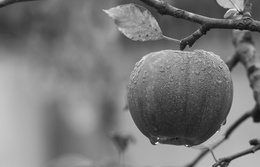
%> input picture EarlyVision/apple.jpeg, 260 x 167 px, shrunk from 1880 x 1204 before the run
$ octave script.m   (GNU Octave 9; MATLAB toolbox functions it lacks are replaced by stand-ins)
%> lines starting %> are read from the running program, lines starting %| are printed output that depends on the picture; long printed decimals are rounded
### EarlyVision/giveOriFilt.m

function [filt] = giveOriFilt(imSizeDeg, pixSizeDeg, prefSf, prefOri, dOrder, aRatio)

% [12 lines of commented-out code are left out]


pixPerDeg = 1/pixSizeDeg;
npts2     = round(0.5*imSizeDeg*pixPerDeg);
psfPixels = 2*npts2*prefSf/pixPerDeg;                                      % convert peak sf from cycles/degree to pixels
sx        = psfPixels/max(sqrt(dOrder), 0.01);                             % MAGIC
sy        = sx/aRatio;
[X,Y]     = meshgrid(-npts2:npts2, -npts2:npts2);
rX        = cos(prefOri)*X+sin(prefOri)*Y;
rY        = -sin(prefOri)*X+cos(prefOri)*Y;
ffilt     = exp(-(rX.^2/(2*sx^2) + rY.^2/(2*sy^2))) .* (-sqrt(-1)*rX).^dOrder;
filt      = real(fftshift(ifft2(ifftshift(ffilt))));

### EarlyVision/giveSine.m
function [sineWave] = giveSine(dims, pixSizeDeg, sf, ori, phase)

% Compute image
x = linspace(-dims(1)/2, dims(1)/2, dims(1));
y = linspace(-dims(2)/2, dims(2)/2, dims(2));
z = cos(ori) * repmat(y, [dims(1) 1]) + sin(ori) * repmat((1:dims(1))' - (dims(1) + 1)/2, [1 dims(2)]);

sineWave = .5+(.5*(cos(2*pi*sf*pixSizeDeg*z+phase)));
end

### EarlyVision/script.m
clear; close all; clc;


imSizeDeg  = 2.0;
pixSizeDeg = 0.01;
dOrder     = 2;
aRatio     = 3;

% L1
prefSf  = 2;
prefOri = deg2rad(45);
filt = giveOriFilt(imSizeDeg, pixSizeDeg, prefSf, prefOri, dOrder, aRatio);

figure; imagesc(filt); axis image; colormap gray; colorbar;
title('L1: Example oriented filter');
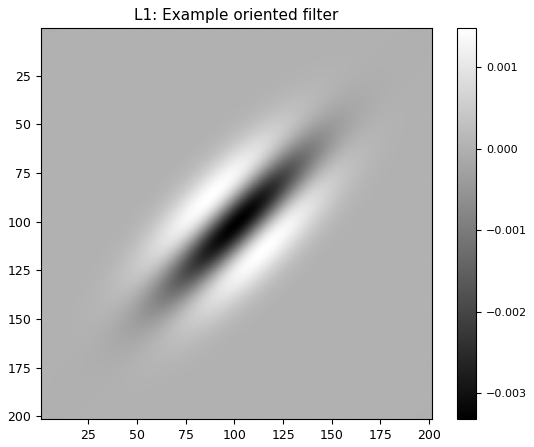
%> figure redrawn from the program's plot data


orisDeg = [0 45 90];
orisRad = deg2rad(orisDeg);

f_oris = cell(3,1);
for i = 1:3
    f_oris{i} = giveOriFilt(imSizeDeg, pixSizeDeg, prefSf, orisRad(i), dOrder, aRatio);
end

figure;
for i = 1:3
    subplot(1,3,i);
    imagesc(f_oris{i}); axis image; colormap gray;
    title(sprintf('L2: ori %d°', orisDeg(i)));
end
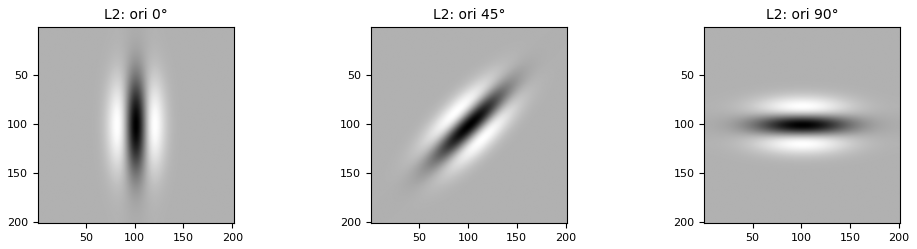
%> figure redrawn from the program's plot data, 3 panels


sfs = [1 2 4];
prefOri_fixed = deg2rad(45);

f_sfs = cell(3,1);
for i = 1:3
    f_sfs{i} = giveOriFilt(imSizeDeg, pixSizeDeg, sfs(i), prefOri_fixed, dOrder, aRatio);
end

figure;
for i = 1:3
    subplot(1,3,i);
    imagesc(f_sfs{i}); axis image; colormap gray;
    title(sprintf('L3: sf %d', sfs(i)));
end
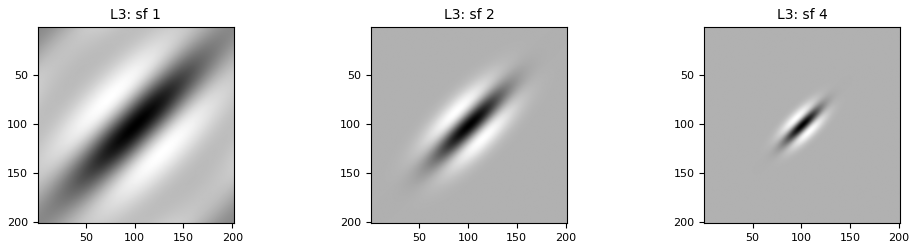
%> figure redrawn from the program's plot data, 3 panels


I = imread('apple.jpeg');
%> I is the input picture: size 167x260 uint8; min 11, max 250, mean 121.2

I = im2double(I);
%> I: size 167x260 double

figure;
imagesc(I); axis image off; colormap gray; colorbar;

disp(['Image min intensity: ', num2str(min(I(:)))]);
%| Image min intensity: 0.04314
disp(['Image max intensity: ', num2str(max(I(:)))]);
%| Image max intensity: 0.9804

% creating image where every pixel is gaussian white noise

noiseImg = randn(size(I));
figure;
imagesc(noiseImg); axis image off; colormap gray; colorbar;
title('white noise image');
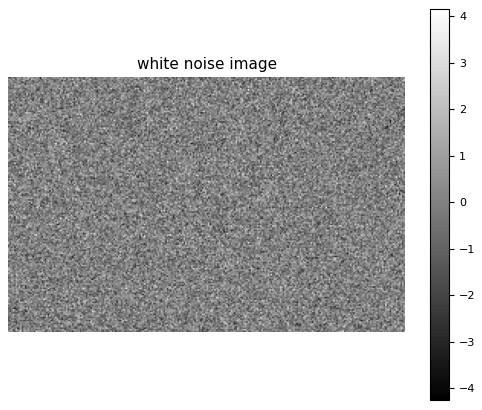
%> figure redrawn from the program's plot data

disp(['Noise mean: ', num2str(mean(noiseImg(:)))]);
%| Noise mean: -0.008124
disp(['Noise std: ', num2str(std(noiseImg(:)))]);
%| Noise std: 1.0018

% normalization
normf = @(h) h / sqrt(sum(h(:).^2) + 1e-12);


for i = 1:3 % take each neuron
    h = normf(f_oris{i}); % normalize the neuron

    % move the receptive field across the image and check how well it matches at every location
    filtered_img   = conv2(I, h, 'same');
    filtered_noise = conv2(noiseImg, h, 'same');

    subplot(3,2,(i-1)*2+1);
    imagesc(filtered_img); axis image off; colormap gray;

end
%> this loop made 3 passes
%> pass 1, `filtered_img   = conv2(I, h, 'same');`:
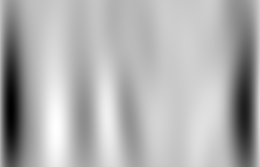
%> filtered_img: size 167x260 double; min -14.54, max 4.68, mean -1.25; drawn with min black and max white
%> pass 3, `filtered_img   = conv2(I, h, 'same');`:
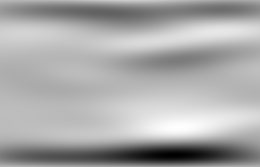
%> filtered_img: size 167x260 double; min -18.61, max 6.55, mean -1.89; drawn with min black and max white


% measure orientation tuning

h = normf(filt);                 % normalize filter for comparable responses
dims = size(h);                  % stimulus size = filter size
sfFixed = prefSf;                % keep SF fixed at the preferred SF
phase = 0;

orisTestDeg = 0:10:170;          % test orientations
orisTestRad = deg2rad(orisTestDeg);

respOri = zeros(size(orisTestRad));

for i = 1:numel(orisTestRad)
    stim = giveSine(dims, pixSizeDeg, sfFixed, orisTestRad(i), phase);
    stim = stim - mean(stim(:));             % remove DC
    respOri(i) = sum(stim(:) .* h(:));
end

figure;
plot(orisTestDeg, respOri, 'LineWidth', 2);
xlabel('Orientation (deg)');
ylabel('Response');
title('L5: Orientation tuning');
grid on;
%> figure, not shown here; curve peaks at x = 120, y = 0.00559

% measure spatial frequency tuning
oriFixed = prefOri;              % keep orientation fixed at preferred orientation
phase = 0;

sfsTest = 0.5:0.25:6;            % test SF range (cycles/deg)
respSf = zeros(size(sfsTest));

for i = 1:numel(sfsTest)
    stim = giveSine(dims, pixSizeDeg, sfsTest(i), oriFixed, phase);
    stim = stim - mean(stim(:));             % remove DC
    respSf(i) = sum(stim(:) .* h(:));
end

figure;
plot(sfsTest, respSf, 'LineWidth', 2);
xlabel('Spatial frequency (cycles/deg)');
ylabel('Response');
title('L6: Spatial frequency tuning');
grid on;
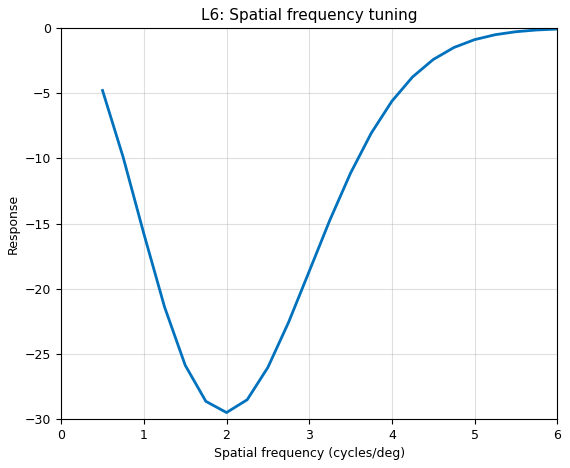
%> figure redrawn from the program's plot data; curve peaks at x = 6, y = -0.0793
